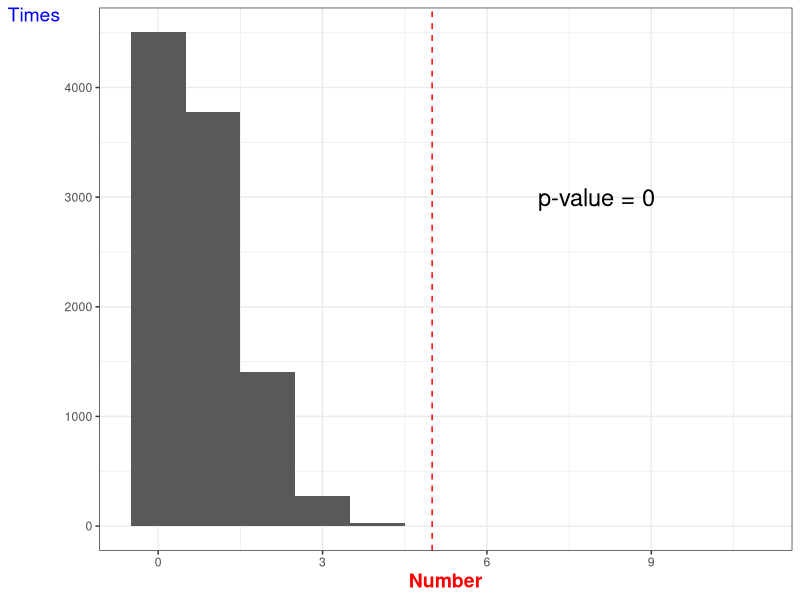

Source code (R): (Note: this script raises an error after producing the figure.)
library(ggplot2)
set.seed(123)
spn_divergencetime <- c(60.93,37.71,48.39,67.90,33.62,80.58,74.70,63.88,73.7,46.10,46.10)
Sexstart_time <- c(7.34,20.26,0,18.09,0,0,0,31.78,0,0,0)

##random selected
rawmatrix <- matrix(seq(1,11,by=1),nrow=1)
for (i in seq(1, 10000, by = 1)){
    localis <- c()
    for (i1 in seq(1, 11, by = 1)){
        S <- Sexstart_time[i1]
        E <- spn_divergencetime[i1]
        ele <- runif(1,min=S,max=E)
        localis <- c(localis,ele)
    }
    localM <- matrix(localis,nrow=1)
    rawmatrix <- rbind(rawmatrix,localM)
}

#### 7 <= sex divergence Time <=12
regionls <- c()
for (i in 2:nrow(rawmatrix)){
    m <- rawmatrix[i,]
    n <- sum(m>=7 & m<=12)#/length(m)
    regionls <- c(regionls,n)
}
m <- data.frame(percent = regionls)
p <- paste("p-value = ",sum(regionls>=5)/length(regionls),sep="")
pdf('simulate.7-12.pdf')
ggplot(m,aes(x=percent)) + geom_bar(width=1) + geom_vline(xintercept=c(5),color =c("red"), linetype = "dashed") + xlim(-0.5,11) + theme_bw() +
annotate('text',x=8,y=3000,label=p,size=6,color='black') + labs(x="Number",y="Times",size=6) + theme(axis.title.x = element_text(size = 14, color = "red", face = "bold"),axis.title.y = element_text(size = 14, color = "blue", angle = 0))
dev.off()

###### statistic
breakpoint <- seq(0,60,by=5)
Sexdivergence <- c(8.26,28.79,11.52,54.45,7.13,5.90,13.52,33.99,12.71,11.95,8.89)
Point <- c(2.5,7.5,12.5,17.5,22.5,27.5,32.5,37.5,42.5,47.5,52.5,57.5)
freq = matrix(Point,nrow=1)
for (i in 2:nrow(rawmatrix)){
    m = rawmatrix[i,]
    k1 = cut(m, breaks = breakpoint, include.lowest = TRUE)
    #print(as.data.frame(table(k1))$Freq)
    m1 = matrix((as.data.frame(table(k1))$Freq),nrow=1)
    length(m1)
    freq = rbind(freq,m1)
}

upperls <- c()
downls <- c()
Medians <- c()
for (i in seq(1, 12, by = 1)){
    ls <- freq[,i][2:10001]
    ls_sort <- sort(ls)
    a <- median(ls_sort)
    up <- ls_sort[9500]
    down <- ls_sort[500]
    upperls <- c(upperls,up)
    download <- c(download,down)
    Medians <- c(Medians,a)
}

df_stat_simulate <-  data.frame(point=Point, up=upperls,down=downls,m=Medians)
df_stat_raw <- data.frame(a = Sexdivergence)
pdf('Simulation.each_windown.pdf')
ggplot() + geom_ribbon(data=dfm,aes(x=point,ymin=down,ymax=up),fill = "steelblue", alpha = 0.3) + 
geom_histogram(data=dfk,aes(x=a),binwidth = 5,boundary = 0) + 
ylim(0,5) + xlim(0,60)+theme_bw()
dev.off()
